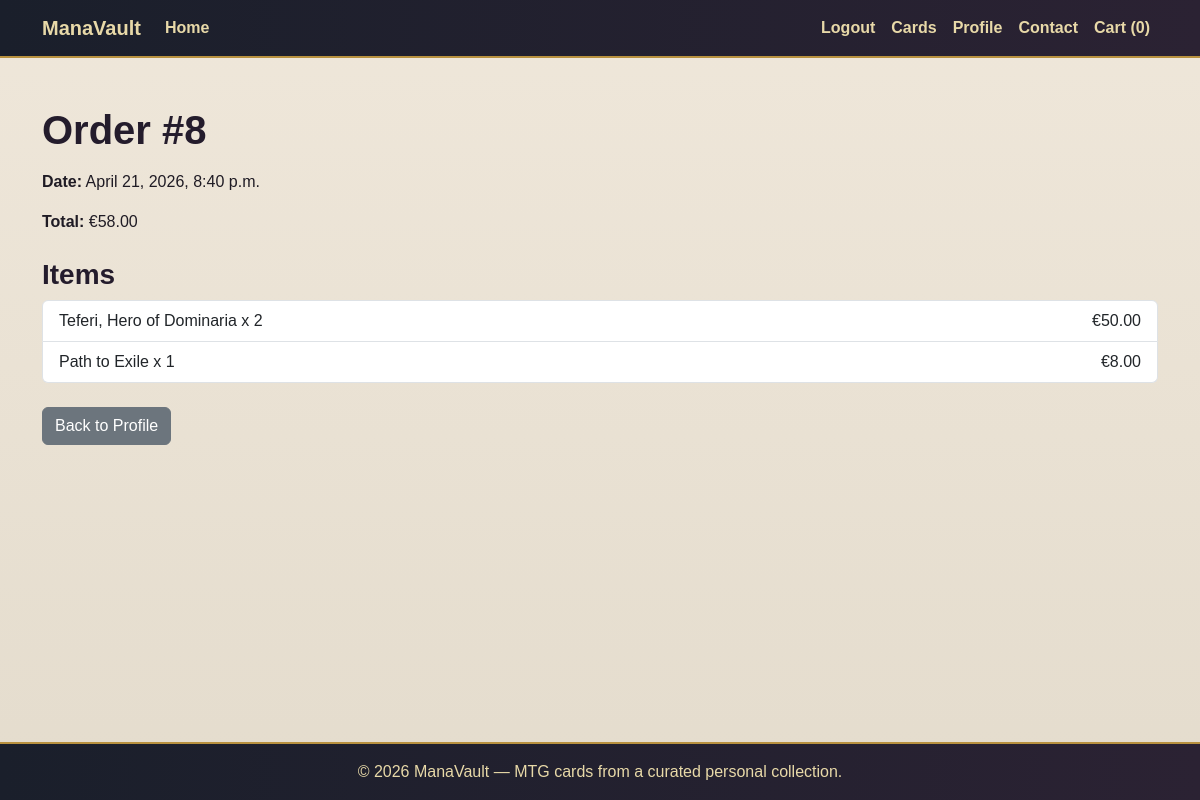
Page /profiles/order/8/ (signed in) on the committed database.
### checkout/models.py (models this page shows, shortened)
class Order(models.Model):
    user = models.ForeignKey(User, on_delete=models.CASCADE, null=True, blank=True)
    full_name = models.CharField(max_length=50)
    email = models.EmailField()
    phone_number = models.CharField(max_length=20)
    country = models.CharField(max_length=40)
    postcode = models.CharField(max_length=20)
    town_or_city = models.CharField(max_length=40)
    street_address1 = models.CharField(max_length=80)
    street_address2 = models.CharField(max_length=80, blank=True)
    county = models.CharField(max_length=80, blank=True)
    date = models.DateTimeField(auto_now_add=True)
    order_total = models.DecimalField(max_digits=10, decimal_places=2, default=0)

class OrderLineItem(models.Model):
    order = models.ForeignKey(Order, on_delete=models.CASCADE, related_name='lineitems')
    card = models.ForeignKey(Card, on_delete=models.CASCADE)
    quantity = models.PositiveIntegerField(default=1)
    lineitem_total = models.DecimalField(max_digits=6, decimal_places=2, editable=False)

### cards/models.py (models this page shows, shortened)
class Card(models.Model):
    RARITY_CHOICES = [
        ('common', 'Common'),
        ('uncommon', 'Uncommon'),
        ('rare', 'Rare'),
        ('mythic', 'Mythic Rare'),
    ]
    CONDITION_CHOICES = [
        ('nm', 'Near Mint'),
        ('lp', 'Lightly Played'),
        ('mp', 'Moderately Played'),
        ('hp', 'Heavily Played'),
    ]
    name = models.CharField(max_length=255)
    set_name = models.CharField(max_length=255)
    card_type = models.CharField(max_length=255)
    rarity = models.CharField(max_length=20, choices=RARITY_CHOICES)
    condition = models.CharField(max_length=20, choices=CONDITION_CHOICES)
    mana_cost = models.CharField(max_length=50, blank=True)
    color_identity = models.CharField(max_length=50, blank=True)
    description = models.TextField(blank=True)
    price = models.DecimalField(max_digits=6, decimal_places=2)
    stock_quantity = models.PositiveIntegerField(default=1)
    image = models.ImageField(upload_to='cards/', blank=True, null=True)
    is_active = models.BooleanField(default=True)
    created_at = models.DateTimeField(auto_now_add=True)
    updated_at = models.DateTimeField(auto_now=True)
    class Meta:
        ordering = ['name']

### profiles/views.py (the view)
# urls.py: path('order/<int:order_id>/', order_detail, name='order_detail'),
@login_required
def order_detail(request, order_id):
    order = get_object_or_404(Order, id=order_id, user=request.user)
    return render(request, 'profiles/order_detail.html', {
        'order': order,
    })

### templates/profiles/order_detail.html (shortened to what this page needs)
{% extends 'base.html' %}
{% block content %}
<div class="py-4">
    <h1 class="mb-3">Order #{{ order.id }}</h1>
    <p><strong>Date:</strong> {{ order.date }}</p>
    <p><strong>Total:</strong> €{{ order.order_total }}</p>
    <h3 class="mt-4">Items</h3>
    <ul class="list-group">
        {% for item in order.lineitems.all %}
            <li class="list-group-item d-flex justify-content-between align-items-center">
                <span>{{ item.card.name }} x {{ item.quantity }}</span>
                <span>€{{ item.lineitem_total }}</span>
            </li>
        {% endfor %}
    </ul>
    <div class="mt-4">
        <a href="{% url 'profile' %}" class="btn btn-secondary">Back to Profile</a>
    </div>
</div>
{% endblock %}

### static/css/base.css (style rules this page uses)
body { min-height: 100vh; display: flex; flex-direction: column; background: linear-gradient(to bottom, #efe7da, #e4dccd); color: #1f1b24; font-family: Arial, sans-serif; }
h1, h2, h3, h4, h5 { color: #241c2c; font-weight: 700; }
a { color: #8c2f39; }

### rows in the picture
Order: id "8", date "April 21, 2026, 8:40 p.m.", order_total "58.00"
OrderLineItem: card.name "Teferi, Hero of Dominaria", quantity "2", lineitem_total "50.00"
OrderLineItem: card.name "Path to Exile", quantity "1", lineitem_total "8.00"

### other values in the picture
{{ request.session.cart|length|default:0 }} "0"
